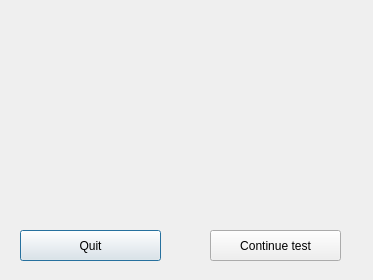
<?xml version="1.0" encoding="UTF-8"?>
<ui version="4.0">
 <class>Components</class>
 <widget class="QDialog" name="Components">
  <property name="geometry">
   <rect>
    <x>0</x>
    <y>0</y>
    <width>373</width>
    <height>280</height>
   </rect>
  </property>
  <property name="windowTitle">
   <string>Dialog</string>
  </property>
  <widget class="QLabel" name="compstatus">
   <property name="geometry">
    <rect>
     <x>40</x>
     <y>20</y>
     <width>301</width>
     <height>161</height>
    </rect>
   </property>
   <property name="text">
    <string/>
   </property>
  </widget>
  <widget class="QPushButton" name="quit">
   <property name="geometry">
    <rect>
     <x>20</x>
     <y>230</y>
     <width>141</width>
     <height>31</height>
    </rect>
   </property>
   <property name="text">
    <string>Quit</string>
   </property>
  </widget>
  <widget class="QPushButton" name="continuetest">
   <property name="geometry">
    <rect>
     <x>210</x>
     <y>230</y>
     <width>131</width>
     <height>31</height>
    </rect>
   </property>
   <property name="text">
    <string>Continue test</string>
   </property>
  </widget>
 </widget>
 <resources/>
 <connections/>
</ui>
